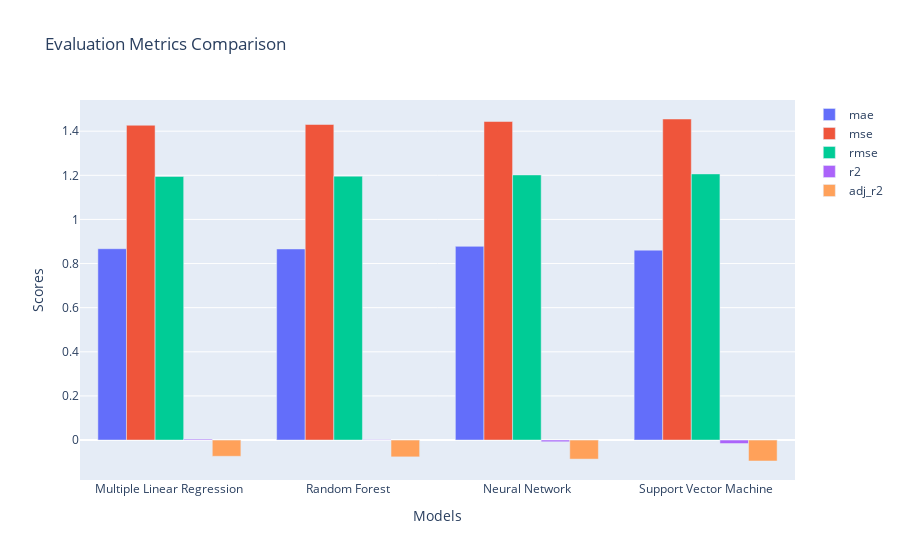

The cell this chart's notebook holds for it:
### Code cell
# Extracting model names and metric scores
model_names = [d['model'] for d in regression_stats_val]
metric_labels = list(regression_stats_val[0].keys())[1:]
metric_scores = {metric: [d[metric] for d in regression_stats_val] for metric in metric_labels}

# Plotting the bar chart
fig = go.Figure()

for metric in metric_labels:
    fig.add_trace(go.Bar(
        x=model_names,
        y=metric_scores[metric],
        name=metric
    ))

# Updating the layout
fig.update_layout(
    title='Evaluation Metrics Comparison',
    xaxis_title='Models',
    yaxis_title='Scores',
    barmode='group'
)

# Display the plot
fig.show()

### Figure 1 — Plotly figure (JSON) as saved in the notebook; plotly's stock layout.template omitted (floating-point values rounded to 4 significant figures)
{"data": [{"name": "mae", "type": "bar", "x": ["Multiple Linear Regression", "Random Forest", "Neural Network", "Support Vector Machine"], "y": [0.8672, 0.866, 0.8779, 0.8606]}, {"name": "mse", "type": "bar", "x": ["Multiple Linear Regression", "Random Forest", "Neural Network", "Support Vector Machine"], "y": [1.427, 1.43, 1.444, 1.455]}, {"name": "rmse", "type": "bar", "x": ["Multiple Linear Regression", "Random Forest", "Neural Network", "Support Vector Machine"], "y": [1.195, 1.196, 1.202, 1.206]}, {"name": "r2", "type": "bar", "x": ["Multiple Linear Regression", "Random Forest", "Neural Network", "Support Vector Machine"], "y": [0.004034, 0.001596, -0.007784, -0.01576]}, {"name": "adj_r2", "type": "bar", "x": ["Multiple Linear Regression", "Random Forest", "Neural Network", "Support Vector Machine"], "y": [-0.07369, -0.07632, -0.08643, -0.09503]}], "layout": {"barmode": "group", "title": {"text": "Evaluation Metrics Comparison"}, "xaxis": {"title": {"text": "Models"}}, "yaxis": {"title": {"text": "Scores"}}}}
